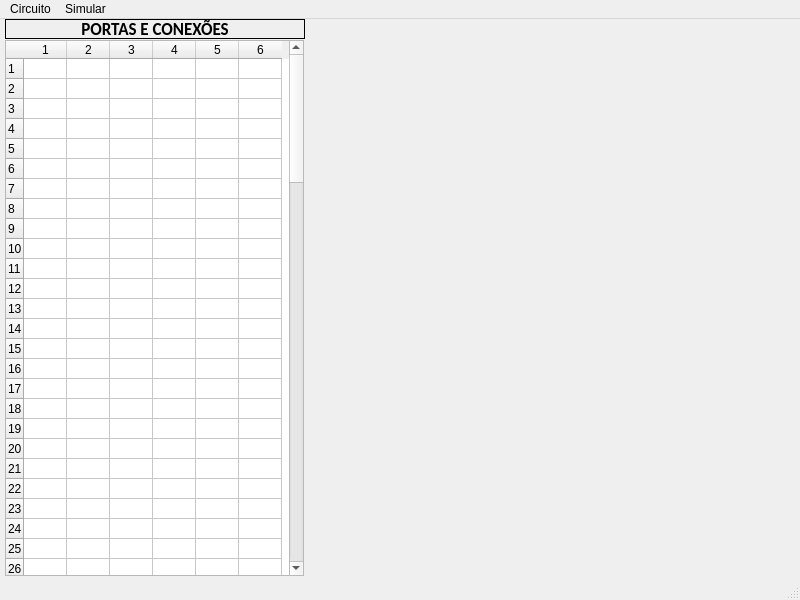
<?xml version="1.0" encoding="UTF-8"?>
<ui version="4.0">
 <class>CircuitoMain</class>
 <widget class="QMainWindow" name="CircuitoMain">
  <property name="geometry">
   <rect>
    <x>0</x>
    <y>0</y>
    <width>800</width>
    <height>600</height>
   </rect>
  </property>
  <property name="windowTitle">
   <string>Simulador de Circuitos Digitais</string>
  </property>
  <widget class="QWidget" name="centralWidget">
   <widget class="QLabel" name="labelCircuito">
    <property name="geometry">
     <rect>
      <x>5</x>
      <y>0</y>
      <width>300</width>
      <height>20</height>
     </rect>
    </property>
    <property name="font">
     <font>
      <family>Calibri</family>
      <pointsize>13</pointsize>
      <weight>75</weight>
      <bold>true</bold>
     </font>
    </property>
    <property name="frameShape">
     <enum>QFrame::Box</enum>
    </property>
    <property name="text">
     <string>PORTAS E CONEXÕES</string>
    </property>
    <property name="alignment">
     <set>Qt::AlignCenter</set>
    </property>
   </widget>
   <widget class="QTableWidget" name="tableCircuito">
    <property name="geometry">
     <rect>
      <x>5</x>
      <y>21</y>
      <width>299</width>
      <height>536</height>
     </rect>
    </property>
    <property name="toolTip">
     <string extracomment="Inserir a quantidade e tipos de portas"/>
    </property>
    <property name="verticalScrollBarPolicy">
     <enum>Qt::ScrollBarAlwaysOn</enum>
    </property>
    <property name="horizontalScrollBarPolicy">
     <enum>Qt::ScrollBarAsNeeded</enum>
    </property>
    <property name="selectionMode">
     <enum>QAbstractItemView::SingleSelection</enum>
    </property>
    <property name="selectionBehavior">
     <enum>QAbstractItemView::SelectRows</enum>
    </property>
    <property name="rowCount">
     <number>99</number>
    </property>
    <property name="columnCount">
     <number>6</number>
    </property>
    <attribute name="horizontalHeaderDefaultSectionSize">
     <number>43</number>
    </attribute>
    <attribute name="horizontalHeaderMinimumSectionSize">
     <number>31</number>
    </attribute>
    <attribute name="verticalHeaderDefaultSectionSize">
     <number>20</number>
    </attribute>
    <attribute name="verticalHeaderMinimumSectionSize">
     <number>20</number>
    </attribute>
    <row/>
    <row/>
    <row/>
    <row/>
    <row/>
    <row/>
    <row/>
    <row/>
    <row/>
    <row/>
    <row/>
    <row/>
    <row/>
    <row/>
    <row/>
    <row/>
    <row/>
    <row/>
    <row/>
    <row/>
    <row/>
    <row/>
    <row/>
    <row/>
    <row/>
    <row/>
    <row/>
    <row/>
    <row/>
    <row/>
    <row/>
    <row/>
    <row/>
    <row/>
    <row/>
    <row/>
    <row/>
    <row/>
    <row/>
    <row/>
    <row/>
    <row/>
    <row/>
    <row/>
    <row/>
    <row/>
    <row/>
    <row/>
    <row/>
    <row/>
    <row/>
    <row/>
    <row/>
    <row/>
    <row/>
    <row/>
    <row/>
    <row/>
    <row/>
    <row/>
    <row/>
    <row/>
    <row/>
    <row/>
    <row/>
    <row/>
    <row/>
    <row/>
    <row/>
    <row/>
    <row/>
    <row/>
    <row/>
    <row/>
    <row/>
    <row/>
    <row/>
    <row/>
    <row/>
    <row/>
    <row/>
    <row/>
    <row/>
    <row/>
    <row/>
    <row/>
    <row/>
    <row/>
    <row/>
    <row/>
    <row/>
    <row/>
    <row/>
    <row/>
    <row/>
    <row/>
    <row/>
    <row/>
    <row/>
    <column/>
    <column/>
    <column/>
    <column/>
    <column/>
    <column/>
   </widget>
  </widget>
  <widget class="QMenuBar" name="menuBar">
   <property name="geometry">
    <rect>
     <x>0</x>
     <y>0</y>
     <width>800</width>
     <height>21</height>
    </rect>
   </property>
   <widget class="QMenu" name="menuCircuito">
    <property name="title">
     <string>Circuito</string>
    </property>
    <addaction name="actionNovo"/>
    <addaction name="actionLer"/>
    <addaction name="actionSalvar"/>
    <addaction name="separator"/>
    <addaction name="actionSair"/>
   </widget>
   <widget class="QMenu" name="menuSimular">
    <property name="title">
     <string>Simular</string>
    </property>
    <addaction name="actionGerar_tabela_verdade"/>
   </widget>
   <addaction name="menuCircuito"/>
   <addaction name="menuSimular"/>
  </widget>
  <widget class="QStatusBar" name="statusBar"/>
  <action name="actionNovo">
   <property name="text">
    <string>Novo...</string>
   </property>
  </action>
  <action name="actionLer">
   <property name="text">
    <string>Ler...</string>
   </property>
  </action>
  <action name="actionSalvar">
   <property name="text">
    <string>Salvar...</string>
   </property>
  </action>
  <action name="actionSair">
   <property name="text">
    <string>Sair</string>
   </property>
  </action>
  <action name="actionGerar_tabela_verdade">
   <property name="text">
    <string>Gerar tabela verdade</string>
   </property>
  </action>
 </widget>
 <layoutdefault spacing="6" margin="11"/>
 <resources/>
 <connections/>
</ui>
